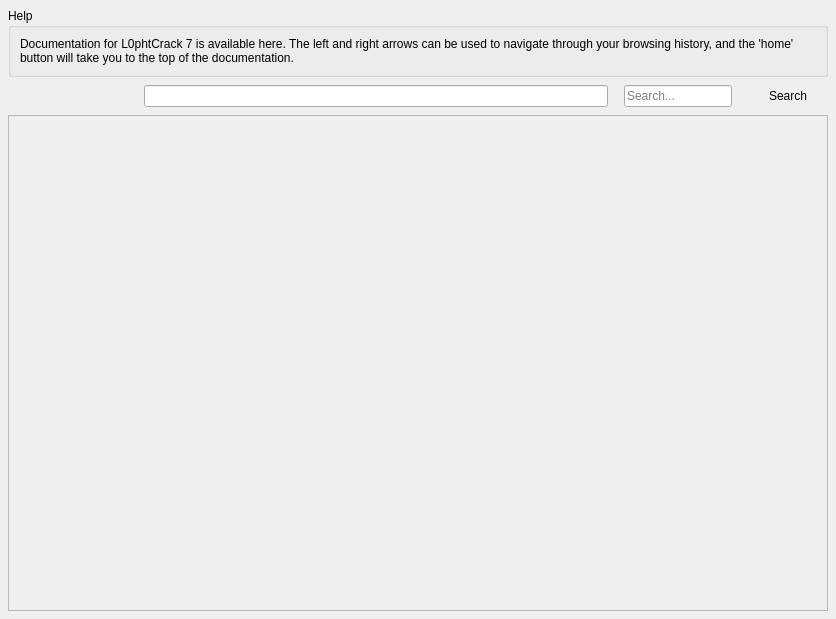
<?xml version="1.0" encoding="UTF-8"?>
<ui version="4.0">
 <class>HelpForm</class>
 <widget class="QWidget" name="HelpForm">
  <property name="geometry">
   <rect>
    <x>0</x>
    <y>0</y>
    <width>836</width>
    <height>619</height>
   </rect>
  </property>
  <property name="sizePolicy">
   <sizepolicy hsizetype="Expanding" vsizetype="Expanding">
    <horstretch>0</horstretch>
    <verstretch>0</verstretch>
   </sizepolicy>
  </property>
  <property name="windowTitle">
   <string>Form</string>
  </property>
  <layout class="QVBoxLayout" name="verticalLayout_2">
   <property name="spacing">
    <number>8</number>
   </property>
   <property name="leftMargin">
    <number>8</number>
   </property>
   <property name="topMargin">
    <number>8</number>
   </property>
   <property name="rightMargin">
    <number>8</number>
   </property>
   <property name="bottomMargin">
    <number>8</number>
   </property>
   <item>
    <layout class="QVBoxLayout" name="verticalLayout">
     <item>
      <widget class="QGroupBox" name="help">
       <property name="title">
        <string>Help</string>
       </property>
       <layout class="QVBoxLayout" name="verticalLayout_6">
        <item>
         <widget class="QLabel" name="label_6">
          <property name="sizePolicy">
           <sizepolicy hsizetype="Preferred" vsizetype="Preferred">
            <horstretch>0</horstretch>
            <verstretch>0</verstretch>
           </sizepolicy>
          </property>
          <property name="text">
           <string>Documentation for L0phtCrack 7 is available here. The left and right arrows can be used to navigate through your browsing history, and the 'home' button will take you to the top of the documentation. </string>
          </property>
          <property name="wordWrap">
           <bool>true</bool>
          </property>
         </widget>
        </item>
       </layout>
      </widget>
     </item>
     <item>
      <layout class="QHBoxLayout" name="toolbarLayout">
       <property name="spacing">
        <number>0</number>
       </property>
       <item>
        <widget class="QPushButton" name="BackButton">
         <property name="sizePolicy">
          <sizepolicy hsizetype="Fixed" vsizetype="Fixed">
           <horstretch>0</horstretch>
           <verstretch>0</verstretch>
          </sizepolicy>
         </property>
         <property name="focusPolicy">
          <enum>Qt::NoFocus</enum>
         </property>
         <property name="text">
          <string/>
         </property>
         <property name="icon">
          <iconset resource="lc7base.qrc">
           <normaloff>:/base/back.png</normaloff>:/base/back.png</iconset>
         </property>
         <property name="flat">
          <bool>true</bool>
         </property>
        </widget>
       </item>
       <item>
        <widget class="QPushButton" name="ForwardButton">
         <property name="sizePolicy">
          <sizepolicy hsizetype="Fixed" vsizetype="Fixed">
           <horstretch>0</horstretch>
           <verstretch>0</verstretch>
          </sizepolicy>
         </property>
         <property name="focusPolicy">
          <enum>Qt::NoFocus</enum>
         </property>
         <property name="text">
          <string/>
         </property>
         <property name="icon">
          <iconset resource="lc7base.qrc">
           <normaloff>:/base/forward.png</normaloff>:/base/forward.png</iconset>
         </property>
         <property name="flat">
          <bool>true</bool>
         </property>
        </widget>
       </item>
       <item>
        <widget class="QPushButton" name="HomeButton">
         <property name="focusPolicy">
          <enum>Qt::NoFocus</enum>
         </property>
         <property name="text">
          <string/>
         </property>
         <property name="icon">
          <iconset resource="lc7base.qrc">
           <normaloff>:/base/home.png</normaloff>:/base/home.png</iconset>
         </property>
         <property name="flat">
          <bool>true</bool>
         </property>
        </widget>
       </item>
       <item>
        <spacer name="horizontalSpacer">
         <property name="orientation">
          <enum>Qt::Horizontal</enum>
         </property>
         <property name="sizeType">
          <enum>QSizePolicy::Fixed</enum>
         </property>
         <property name="sizeHint" stdset="0">
          <size>
           <width>16</width>
           <height>16</height>
          </size>
         </property>
        </spacer>
       </item>
       <item>
        <widget class="QLineEdit" name="TitleEdit">
         <property name="sizePolicy">
          <sizepolicy hsizetype="Expanding" vsizetype="Preferred">
           <horstretch>0</horstretch>
           <verstretch>0</verstretch>
          </sizepolicy>
         </property>
         <property name="readOnly">
          <bool>true</bool>
         </property>
        </widget>
       </item>
       <item>
        <spacer name="horizontalSpacer_2">
         <property name="orientation">
          <enum>Qt::Horizontal</enum>
         </property>
         <property name="sizeType">
          <enum>QSizePolicy::Fixed</enum>
         </property>
         <property name="sizeHint" stdset="0">
          <size>
           <width>16</width>
           <height>20</height>
          </size>
         </property>
        </spacer>
       </item>
       <item>
        <widget class="QLineEdit" name="SearchEdit">
         <property name="sizePolicy">
          <sizepolicy hsizetype="Preferred" vsizetype="Preferred">
           <horstretch>0</horstretch>
           <verstretch>0</verstretch>
          </sizepolicy>
         </property>
         <property name="placeholderText">
          <string>Search...</string>
         </property>
        </widget>
       </item>
       <item>
        <spacer name="horizontalSpacer_3">
         <property name="orientation">
          <enum>Qt::Horizontal</enum>
         </property>
         <property name="sizeType">
          <enum>QSizePolicy::Fixed</enum>
         </property>
         <property name="sizeHint" stdset="0">
          <size>
           <width>16</width>
           <height>20</height>
          </size>
         </property>
        </spacer>
       </item>
       <item>
        <widget class="QPushButton" name="SearchButton">
         <property name="focusPolicy">
          <enum>Qt::NoFocus</enum>
         </property>
         <property name="text">
          <string>Search</string>
         </property>
         <property name="icon">
          <iconset resource="lc7base.qrc">
           <normaloff>:/base/search.png</normaloff>:/base/search.png</iconset>
         </property>
         <property name="iconSize">
          <size>
           <width>24</width>
           <height>24</height>
          </size>
         </property>
         <property name="flat">
          <bool>true</bool>
         </property>
        </widget>
       </item>
      </layout>
     </item>
     <item>
      <widget class="QFrame" name="frame">
       <property name="sizePolicy">
        <sizepolicy hsizetype="Expanding" vsizetype="Expanding">
         <horstretch>0</horstretch>
         <verstretch>0</verstretch>
        </sizepolicy>
       </property>
       <property name="frameShape">
        <enum>QFrame::StyledPanel</enum>
       </property>
       <property name="frameShadow">
        <enum>QFrame::Sunken</enum>
       </property>
       <property name="lineWidth">
        <number>1</number>
       </property>
       <layout class="QGridLayout" name="gridLayout">
        <property name="leftMargin">
         <number>0</number>
        </property>
        <property name="topMargin">
         <number>0</number>
        </property>
        <property name="rightMargin">
         <number>0</number>
        </property>
        <property name="bottomMargin">
         <number>0</number>
        </property>
        <property name="spacing">
         <number>0</number>
        </property>
       </layout>
      </widget>
     </item>
    </layout>
   </item>
  </layout>
 </widget>
 <resources>
  <include location="../../lc7/resources/darkstyle.qrc"/>
  <include location="lc7base.qrc"/>
 </resources>
 <connections/>
</ui>
